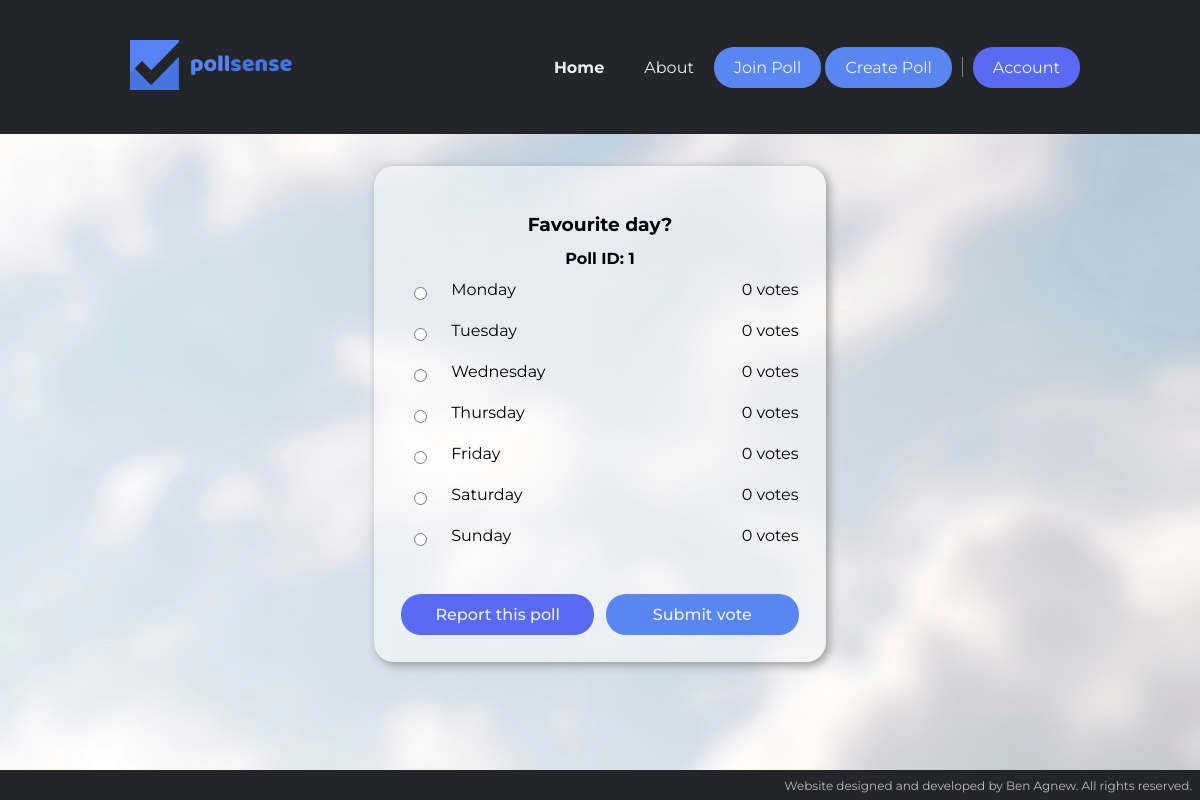
Page /pages/vote?poll_id=1 on the committed database.
### tables this page shows
CREATE TABLE polls (
    poll_id INT UNSIGNED AUTO_INCREMENT UNIQUE PRIMARY KEY NOT NULL,
    title VARCHAR(64) NOT NULL,
    mult_choice BOOLEAN DEFAULT 0 NOT NULL,
    username VARCHAR(64),
    reports INT UNSIGNED DEFAULT 0 NOT NULL,
    FOREIGN KEY (username) REFERENCES users(username)
);

CREATE TABLE options (
    poll_id INT UNSIGNED,
    option_no INT UNSIGNED NOT NULL,
    option_text VARCHAR(64) NOT NULL,
    votes INT UNSIGNED DEFAULT 0 NOT NULL,
    PRIMARY KEY (poll_id, option_no),
    FOREIGN KEY (poll_id) REFERENCES polls(poll_id)
);

### pages/vote.php (the view, shortened to what this page needs)
<!DOCTYPE html>
<html>
    <head>
        <?php include "../scripts/incl_head.php";?>
    </head>
    <body id="vote">
        <?php include "../scripts/incl_navbar.php";?>
        <div class="content">
            <div class="card-container">
                <div class="card">
<?php
include "../scripts/incl_db_handler.php";
try {
    if (isset($_GET["poll_id"])){
        $poll_id = mysqli_real_escape_string($dbConn, $_GET["poll_id"]);
        $pollsQuery = "SELECT poll_id, title, mult_choice FROM polls WHERE polls.poll_id = $poll_id;";
        $pollsQueryResult = mysqli_query($dbConn, $pollsQuery);
        if ((mysqli_error($dbConn)) or (mysqli_num_rows($pollsQueryResult) !== 1)){
            throw new Exception();
        } else {
            $optionsQuery = "SELECT options.option_no, options.option_text,
            options.votes FROM options, polls
            WHERE polls.poll_id = options.poll_id AND polls.poll_id = $poll_id;";
            $optionsQueryResult = mysqli_query($dbConn, $optionsQuery);
            if (mysqli_error($dbConn)){
                throw new Exception();
            } else {
                $pollsQueryResultRow = mysqli_fetch_assoc($pollsQueryResult);
                $optionsQueryResultRow = mysqli_fetch_assoc($optionsQueryResult);
                echo "<form name=\"poll_vote\" action=\"../scripts/form_handler.php\"  method=\"POST\">
                <input type=\"hidden\" name=\"poll_id\" value=\"$poll_id\">
                <h3>".$pollsQueryResultRow["title"]."</h3>
                <h4>Poll ID: ".$pollsQueryResultRow["poll_id"]."</h4>
                <table>";
                if ($pollsQueryResultRow["mult_choice"]){
                    $selectionType = "checkbox";
                } else {
                    $selectionType = "radio";
                }
                $i = 1;
                while ($optionsQueryResultRow){
                    $plural = "";
                    if ($optionsQueryResultRow["votes"] != 1){
                        $plural = "s";
                    }
                    echo "<tr>
                        <td><input type=\"$selectionType\" value=\"$i\" name=\"options[]\"></td>
                        <td><label for=\"\">".$optionsQueryResultRow["option_text"]."</label></td>
                        <td>".$optionsQueryResultRow["votes"]." vote$plural</td>
                    </tr>";
                    $optionsQueryResultRow = mysqli_fetch_assoc($optionsQueryResult);
                    $i++;
                }
            }
        }
    } else {
        throw new Exception();
    }
} catch (Exception $e) {
    header("location: ../pages/info?error=poll_vote");
}
?>
                    </table>
                    <table class="actions">
                        <td><input class="secondary" type="submit" name="poll_vote_report" value="Report this poll"></td>
                        <td><input type="submit" name="poll_vote_submit" value="Submit vote"></td>
                    </form>
                </div>
            </div>
        </div>
        <?php include "../scripts/incl_footer.php";?>
    </body>
</html>

### scripts/incl_head.php (shortened to what this page needs)
<head>
    <link rel="stylesheet" href="../styles/styles.css">
</head>

### scripts/incl_navbar.php (shortened to what this page needs)
<nav>
<a style="height:auto;" class="logo" href="./">
    <img class="logo" src="../assets/logo.svg" alt="PollSense Logo" height="60px">
</a>
<?php
    preg_match("/[a-zA-Z_]+\.php/",$_SERVER["REQUEST_URI"],$current_page);
    $about_class = "";
    $join_class = "";
    $create_class = "";
    $account_class = "";
    $index_class = "";
    switch ($current_page){
        case false:
        case "./":
            $index_class = "current";
            break;
    }
    $index = "<li><a class=\"$index_class\" href=\"./\" title=\"Return to the homepage\">Home</a></li>";
    $about = "<li><a class=\"$about_class\" href=\"about\" title=\"Learn more about PollSense\">About</a></li>";
    $join = "<a class=\"action primary $join_class\" href=\"join\" title=\"Participate in an existing poll\">Join&nbsp;Poll</a>";
    $create = "<a class=\"action primary $create_class\" href=\"create\" title=\"Make a new poll\">Create&nbsp;Poll</a>";
    $account = "<a class=\"action secondary $account_class\" href=\"../scripts/account_redirect.php\" title=\"Log In or Sign Up\">Account</a>";
    if (isset($_SESSION["username"])){
        $logout = "<a class=\"action secondary\" href=\"../scripts/logout.php?redirect\" title=\"Log out of your account\">Log&nbsp;Out</a>";
    } else {
        $logout = "";
    }
    echo "
    <ul class=\"navbar-links\">
        $index
        $about
    </ul>
    <div>
        $join
        $create
    </div>
    <div class=\"vl\"></div>
    <div>
        $account
        $logout
    </div>";
?>
</nav>

### scripts/incl_footer.php
<footer>
    <p>Website designed and developed by Ben&nbsp;Agnew. All rights reserved.</p>
</footer>

### styles/styles.css (style rules this page uses)
* { box-sizing: border-box; margin: 0; padding: 0; font-family: Montserrat, "Helvetica Neue", Helvetica, Arial, sans-serif; }
body { background-color: #b7bec5; background-image: url(../assets/background.jpg); background-repeat: no-repeat; background-size: cover; font-size: 12pt; height: 100%; }
nav { align-items: center; background-color: #24252a; display: flex; float: left; padding: 30px 10%; position: fixed; top: 0; white-space: nowrap; width: 100%; z-index: 9; }
nav+.content { margin: 3%; padding-top: 110px; text-align: justify; }
.logo { justify-content: flex-start; margin-right: auto; padding: 5px; }
.action, input[type=submit], .admin-msg { border: none; border-radius: 20px; padding: 11px 20px; font-size: 12pt; cursor: pointer; display: inline; }
.primary, input[type=submit] { background-color: #5a86f2; }
.secondary { background-color: #596bf2 !important; }
.navbar-links { display: flex; list-style: none; }
.action, a, input[type="submit"] { color: #edf0f1; text-decoration: none; }
.navbar-links li { padding: 0 20px; }
.current { font-weight: 700; }
.content h1 ,.content h2, .content h3 { line-height: 1.5; text-align: center; padding: 20px 0; }
.card-container { display: flex; justify-content: center; text-align: center; position: relative; clear: both; }
.card { background-color: rgba(255, 255, 255, 0.5); border-radius: 20px; box-shadow: 3px 3px 10px #999; display: inline-block; margin: 20px; overflow: hidden; padding: 0 20px 20px; position: relative; text-align: center; vertical-align: top; align-content: center !important; width: 40%; }
.card form, .card .infoMessage { height: 100%; display: flex; flex-direction: column; justify-content: space-between; padding: 25px 0 0; }
.card:not(.welcome-card) .action, input[type="submit"] { width: 100%; font-weight: 500; margin-top: 30px; }
input[type="radio"] { margin-top: 12px; }
.card h3 { padding-bottom: 10px; }
form table { width: 100%; }
form table td { padding: 5px; }
table.actions td:first-child:nth-last-child(2), table.actions td:first-child:nth-last-child(2) ~ td { width: 50%; }
form table td:nth-child(2) { text-align: left; }
form table td:nth-child(3) { text-align: right; }
footer { position: fixed; left: 0; bottom: 0; width: 100%; color: #bbb; background-color: #24252a; font-size: 9pt; height: 30px; padding:8px; text-align: right; }

### rows in the picture
polls: title "Favourite day?", poll_id "1"
options: option_text "Monday", votes "0", votes "s"
options: option_text "Tuesday", votes "0", votes "s"
options: option_text "Wednesday", votes "0", votes "s"
options: option_text "Thursday", votes "0", votes "s"
options: option_text "Friday", votes "0", votes "s"
options: option_text "Saturday", votes "0", votes "s"
options: option_text "Sunday", votes "0", votes "s"
